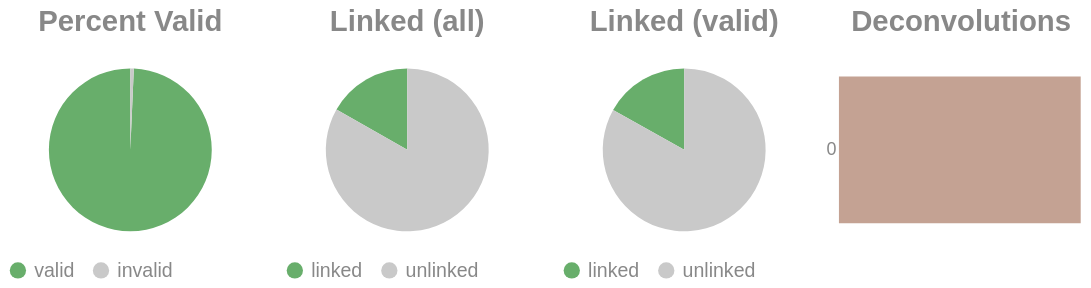

Here is the notebook cell this chart was saved with:
### Code cell
if SKIPLR:
    pass
else:
    clash = Counter()
    for i in valids['molecule'].to_list():
        _mol = i.split("-")
        if len(_mol) == 1:
            clash.update('0')
        else:
            clash.update(_mol[-1])

    _d = {"deconvolutions": [], 'count': []}
    for k,v in clash.items():
        _d['deconvolutions'].append(k)
        _d['count'].append(v)

    tot_valid = valids['reads'].sum()
    mask = valids['reads'] >= 2
    n_linked_reads = valids.filter(mask)['reads'].sum()
    if n_linked_reads == 0:
        print_html("No linked molecules (>=2 reads) were detected; skipping linked-only distributions.")
        SKIPLR = True
    else:
        perc_valid = round(tot_valid / n_reads, 4)
        linked_perc_abs = round(n_linked_reads / n_reads, 4)
        linked_perc = round(n_linked_reads / tot_valid, 4)

    _valid = pl.DataFrame({"valids": ['valid', 'invalid'], "count": [tot_valid, n_reads - tot_valid]})
    _linked_abs = pl.DataFrame({"linked (absolute)": ['linked', 'unlinked'], "count": [n_linked_reads, n_reads - n_linked_reads]})
    _linked_rel = pl.DataFrame({"linked (valids)": ['linked', 'unlinked'], "count": [n_linked_reads, tot_valid - n_linked_reads]})

    (
        alt.hconcat(
            piechart(_valid, goodval = 'valid', title = "Percent Valid"),
            piechart(_linked_abs, goodval = "linked", title =  "Linked (all)"),
            piechart(_linked_rel, goodval = "linked", title =  "Linked (valid)"),
            convolutionbar(pl.DataFrame(_d), title = "Deconvolutions"),
            center = True,
            bounds = 'flush'
        )
        .resolve_scale(color='independent')
        .resolve_legend('independent')
        .properties(usermeta={'embedOptions': {"actions": False}})
    ).display()

### Figure 1 — Vega-Lite specification as saved in the notebook (floating-point values rounded to 4 significant figures)
{"width": "container", "height": 400, "config": {"title": {"anchor": "start", "dy": -15, "fontSize": 18, "color": "#888888", "subtitleColor": "#888888", "subtitleFontSize": 14}, "arc": {"fill": "#0072B2"}, "axis": {"domainColor": "#888888", "domainWidth": 0.5, "gridWidth": 0.2, "grid": false, "titleFontWeight": 400, "titleFontSize": 15, "labelFontSize": 11, "labelColor": "#888888", "tickColor": "#888888", "tickWidth": 0.2, "titleColor": "#888888"}, "axisBand": {"grid": false}, "axisX": {"grid": true, "tickSize": 10, "domainCap": "round"}, "axisY": {"domain": false, "grid": true, "tickSize": 0, "domainCap": "round"}, "background": "transparent", "header": {"labelFontSize": 15, "labelColor": "#888888", "titleFontSize": 15, "titleFontWeight": 600, "titleColor": "#888888"}, "legend": {"labelFont": "sans-serif", "labelFontSize": 12, "labelColor": "#888888", "symbolSize": 100, "symbolType": "circle", "titleFontSize": 12, "titlePadding": 10, "titleColor": "#888888", "title": null}, "range": {"category": ["#E69F00", "#56B4E9", "#009E73", "#F0E442", "#0072B2", "#D55E00", "#CC79A7", "#000000"], "diverging": ["#cfe8f3", "#a2d4ec", "#73bfe2", "#46abdb", "#1696d2", "#12719e"]}, "area": {"fill": "#0072B2", "fillOpacity": 0.7, "line": true, "strokeOpacity": 0.7}, "line": {"color": "#0072B2", "stroke": "#0072B2", "strokeWidth": 2}, "trail": {"color": "#0072B2", "stroke": "#0072B2", "strokeWidth": 0, "size": 1}, "point": {"filled": true, "fillOpacity": 1.0, "size": 95}, "text": {"color": "#888888", "fontSize": 11, "align": "right", "fontWeight": 400, "size": 11}, "bar": {"fill": "#0072B2", "stroke": null}, "view": {"stroke": null, "continuousWidth": 660, "continuousHeight": 400}}, "hconcat": [{"data": {"name": "data-5801abda89403f77450941d5ce33c438"}, "mark": {"type": "arc"}, "encoding": {"color": {"field": "valids", "legend": {"orient": "bottom", "title": null}, "scale": {"domain": ["valid", "invalid"], "range": ["#68ae6b", "#C9C9C9"]}, "title": "Valids", "type": "nominal"}, "theta": {"field": "count", "type": "quantitative"}, "tooltip": [{"field": "valids", "title": "Valids", "type": "ordinal"}, {"field": "percent", "format": ".2%", "title": "Percent", "type": "quantitative"}, {"field": "count", "title": "Count", "type": "quantitative"}]}, "height": 100, "title": {"text": "Percent Valid", "align": "center", "anchor": "middle"}, "transform": [{"calculate": "datum.count / 4387195", "as": "percent"}], "width": 150}, {"data": {"name": "data-36f7e8498a4751a9956887bd8b564042"}, "mark": {"type": "arc"}, "encoding": {"color": {"field": "linked (absolute)", "legend": {"orient": "bottom", "title": null}, "scale": {"domain": ["linked", "unlinked"], "range": ["#68ae6b", "#C9C9C9"]}, "title": "Linked (Absolute)", "type": "nominal"}, "theta": {"field": "count", "type": "quantitative"}, "tooltip": [{"field": "linked (absolute)", "title": "Linked (Absolute)", "type": "ordinal"}, {"field": "percent", "format": ".2%", "title": "Percent", "type": "quantitative"}, {"field": "count", "title": "Count", "type": "quantitative"}]}, "height": 100, "title": {"text": "Linked (all)", "align": "center", "anchor": "middle"}, "transform": [{"calculate": "datum.count / 4387195", "as": "percent"}], "width": 150}, {"data": {"name": "data-5b0963102c1b972d80899ba3ccea3453"}, "mark": {"type": "arc"}, "encoding": {"color": {"field": "linked (valids)", "legend": {"orient": "bottom", "title": null}, "scale": {"domain": ["linked", "unlinked"], "range": ["#68ae6b", "#C9C9C9"]}, "title": "Linked (Valids)", "type": "nominal"}, "theta": {"field": "count", "type": "quantitative"}, "tooltip": [{"field": "linked (valids)", "title": "Linked (Valids)", "type": "ordinal"}, {"field": "percent", "format": ".2%", "title": "Percent", "type": "quantitative"}, {"field": "count", "title": "Count", "type": "quantitative"}]}, "height": 100, "title": {"text": "Linked (valid)", "align": "center", "anchor": "middle"}, "transform": [{"calculate": "datum.count / 4357085", "as": "percent"}], "width": 150}, {"data": {"name": "data-dde3c90c1f2c416b8a9cc3d23effcb21"}, "mark": {"type": "bar"}, "encoding": {"color": {"field": "deconvolutions", "legend": null, "scale": {"scheme": "lightgreyred"}, "type": "nominal"}, "tooltip": [{"field": "deconvolutions", "title": "Deconvolutions", "type": "ordinal"}, {"field": "percent", "format": ".2%", "title": "Percent", "type": "quantitative"}, {"field": "count", "title": "Count", "type": "quantitative"}], "x": {"axis": null, "field": "count", "type": "quantitative"}, "y": {"field": "deconvolutions", "sort": "ascending", "title": null, "type": "nominal"}}, "height": 100, "title": {"text": "Deconvolutions", "align": "center", "anchor": "middle"}, "transform": [{"calculate": "datum.count / 3957818", "as": "percent"}], "width": 150}], "bounds": "flush", "center": true, "resolve": {"legend": {"angle": "independent"}, "scale": {"color": "independent"}}, "usermeta": {"embedOptions": {"actions": false}}, "$schema": "https://vega.github.io/schema/vega-lite/v6.1.0.json", "datasets": {"data-5801abda89403f77450941d5ce33c438": [{"valids": "valid", "count": 4357085}, {"valids": "invalid", "count": 30110}], "data-36f7e8498a4751a9956887bd8b564042": [{"linked (absolute)": "linked", "count": 735413}, {"linked (absolute)": "unlinked", "count": 3651782}], "data-5b0963102c1b972d80899ba3ccea3453": [{"linked (valids)": "linked", "count": 735413}, {"linked (valids)": "unlinked", "count": 3621672}], "data-dde3c90c1f2c416b8a9cc3d23effcb21": [{"deconvolutions": "0", "count": 3957818}]}}
